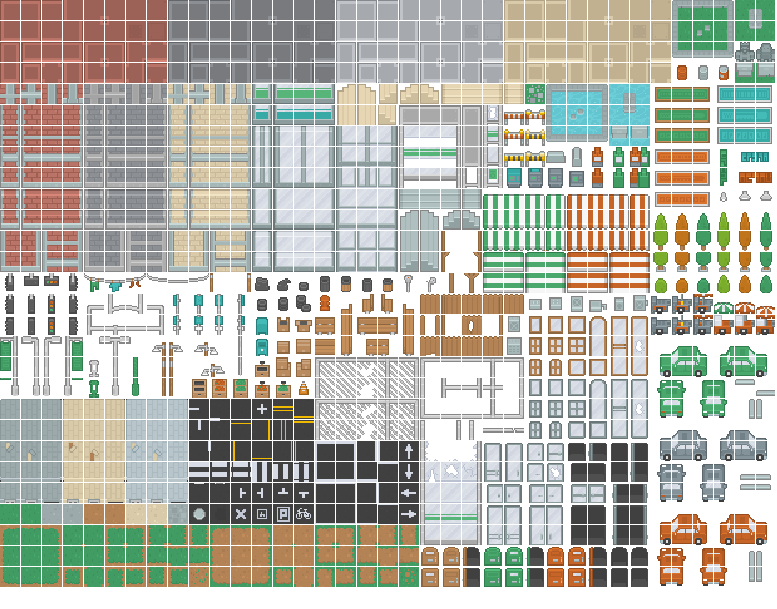
#> input picture 13. Maps + Tilesets/[A] Tilesets (For Map Creator's Only)/[A] Vanilla - Rusted Warfare/roguelikeCity20_theGameDoesntLoadThis.png, 777 x 609 px
$ python remove_alpha.py ../roguelikeCity20_theGameDoesntLoadThis.png
#> lines starting #> are read from the running program, lines starting #| are printed output that depends on the picture
#!/usr/bin/python

import Image
from PIL import ImageFont
from PIL import ImageDraw

import os
import subprocess
import sys
import re
import time


mapImage  = Image.open(sys.argv[1])
#> mapImage is the input picture: PIL image 777x609 RGBA; mean R, G, B, A 158.2, 158.6, 145.9, 178.8

mapImage = mapImage.convert("RGB")
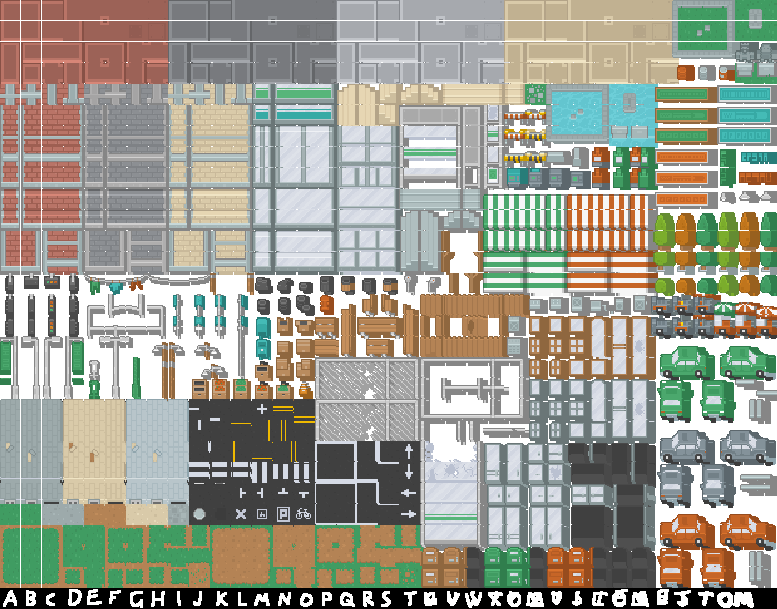
#> mapImage: PIL image 777x609 RGB; mean R, G, B 158.2, 158.6, 145.9

mapImage.save(sys.argv[1])
